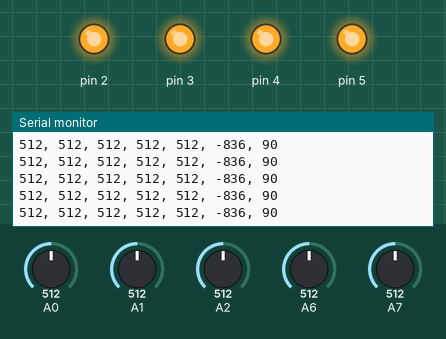
A sketch run on a simulated Arduino Uno, built with avr-gcc and run on an emulated ATmega328P. Shown: output pins drawn as LEDs (lit = HIGH), the last lines printed to the serial monitor. The test bench sets the inputs (shaded band); at power-on: A0 = 512, A2 = 512, A1 = 512, A6 = 512, A7 = 512. No radio packets arrive unless stated.

Above: at 3.2 s.
3.3 s: A0 set to 555
At 4.1 s:
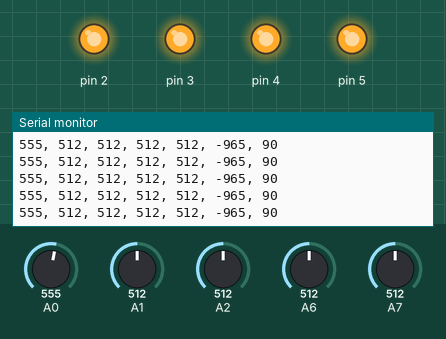
4.8 s: A0 set to 577
At 5.5 s:
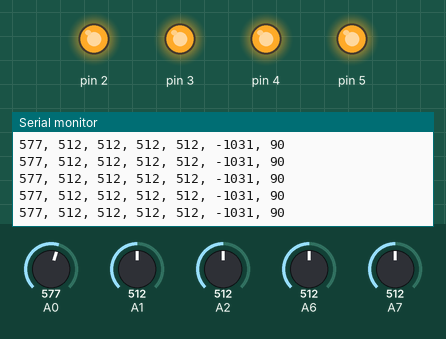
6.3 s: A2 set to 547
At 7.2 s:
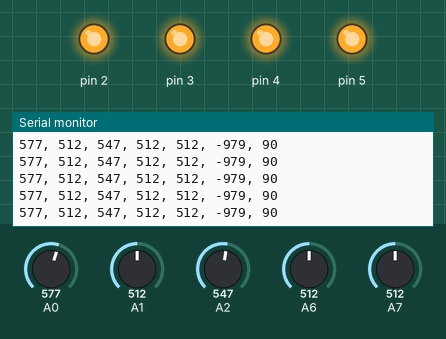
9.3 s: A1 set to 557
At 9.9 s:
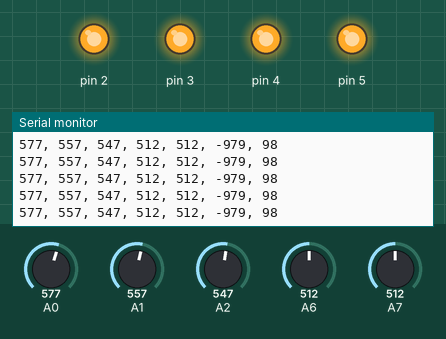
12.3 s: A1 set to 583
At 13.2 s:
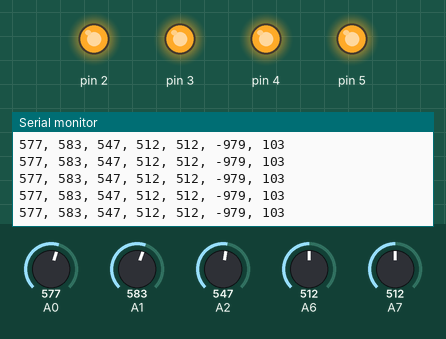
Timing chart, 0 to 15.3 s (numbered marks = the images above; inputs shaded):
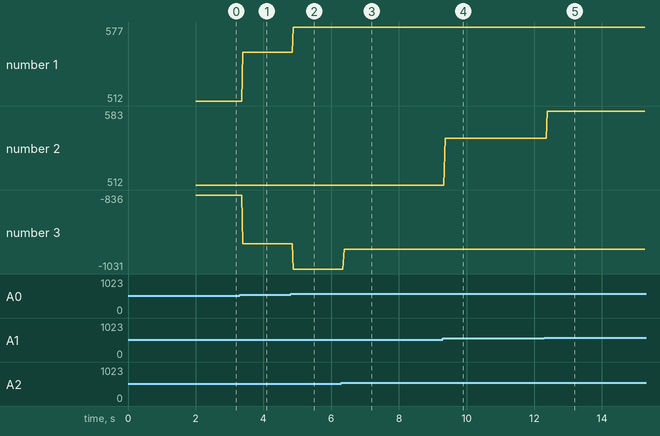

Measured:
- after the input at 3.3 s, the serial monitor: prints a new line after 0.09 s (image 1)
- after the input at 4.8 s, the serial monitor: prints a new line after 0.08 s (image 2)
- after the input at 6.3 s, the serial monitor: prints a new line after 0.08 s (image 3)
- after the input at 9.3 s, the serial monitor: prints a new line after 0.07 s (image 4)
- after the input at 12.3 s, the serial monitor: prints a new line after 0.09 s (image 5)
- plotted number 1: 512 → 555 after the input at 3.3 s, 555 → 577 after the input at 4.8 s
- plotted number 2: 512 → 557 after the input at 9.3 s, 557 → 583 after the input at 12.3 s
- plotted number 3: -836 → -965 after the input at 3.3 s, -965 → -1031 after the input at 4.8 s, -1031 → -979 after the input at 6.3 s

The sketch:

4motorsRun_v_T0.ino
```cpp
#include <SPI.h>
#include "nRF24L01.h"
#include "RF24.h"

RF24 radio(9,10);                                                       // "создать" модуль на пинах 9 и 10 Для Уно

byte address[][6] = {"1Node","2Node","3Node","4Node","5Node","6Node"};  //возможные номера труб

int coordinates[2] = {0, 0};

void setup(){
  Serial.begin(9600);                                                   //открываем порт для связи с ПК
  delay(2000);
  pinMode(2, OUTPUT);
  digitalWrite(2, HIGH);
  pinMode(3, OUTPUT);
  digitalWrite(3, HIGH);
  pinMode(4, OUTPUT);
  digitalWrite(4, HIGH);
  pinMode(5, OUTPUT);
  digitalWrite(5, HIGH);

  radio.begin();                                                        //активировать модуль
  radio.setAutoAck(1);                                                  //режим подтверждения приёма, 1 вкл 0 выкл
  radio.setRetries(0,15);                                               //(время между попыткой достучаться, число попыток)
  radio.enableAckPayload();                                             //разрешить отсылку данных в ответ на входящий сигнал
  radio.setPayloadSize(32);                                             //размер пакета, в байтах

  radio.openWritingPipe(address[0]);                                    // мы - труба 0, открываем канал для передачи данных
  radio.setChannel(0x60);                                               //выбираем канал (в котором нет шумов!)

  radio.setPALevel (RF24_PA_MAX);                                       //уровень мощности передатчика. На выбор RF24_PA_MIN, RF24_PA_LOW, RF24_PA_HIGH, RF24_PA_MAX
  radio.setDataRate (RF24_1MBPS);                                       //скорость обмена. На выбор RF24_2MBPS, RF24_1MBPS, RF24_250KBPS
                                                                        //должна быть одинакова на приёмнике и передатчике!
                                                                        //при самой низкой скорости имеем самую высокую чувствительность и дальность!!
                                                                        // ВНИМАНИЕ!!! enableAckPayload НЕ РАБОТАЕТ НА СКОРОСТИ 250 kbps!

  radio.powerUp();                                                      //начать работу
  radio.stopListening();                                                //не слушаем радиоэфир, мы передатчик
}

void loop(void) {
  coordinates[0] = constrain(map(analogRead(0), 1000, 0, -1500, 1500) + map(analogRead(2), 0, 1023, -750, +750), -1500, 1500);
  if (coordinates[0] >= 0) {
    coordinates[0] = coordinates[0] + 800;
  }
  else {
    coordinates[0] = coordinates[0] - 800;
  }
  coordinates[1] = constrain(map(analogRead(1), 0, 1018, 0, 180) + map(analogRead(7), 0, 1023, -45, 45), map(analogRead(6), 0, 1023, 0, 45), 180 - map(analogRead(6), 0, 1023, 0, 45));

  Serial.print(analogRead(0));
  Serial.print(", ");
  Serial.print(analogRead(1));
  Serial.print(", ");
  Serial.print(analogRead(2));
  Serial.print(", ");
  Serial.print(analogRead(6));
  Serial.print(", ");
  Serial.print(analogRead(7));
  Serial.print(", ");
  Serial.print(coordinates[0]);
  Serial.print(", ");
  Serial.println(coordinates[1]);
  radio.write(&coordinates, 32);
}
```
